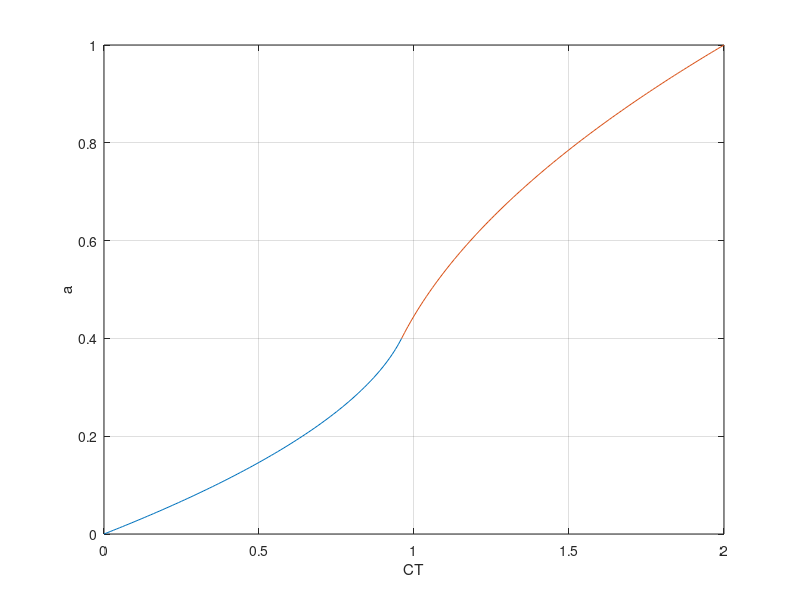

This figure's MATLAB source:
CT1 = 0:0.01:0.96;
CT2 = 0.96:0.01:2;
plot(CT1,1/2 - sqrt((1-CT1)/4),CT2,1/7 + (3/14)*sqrt(14*CT2-12))
xlabel('CT')
ylabel('a')
grid on